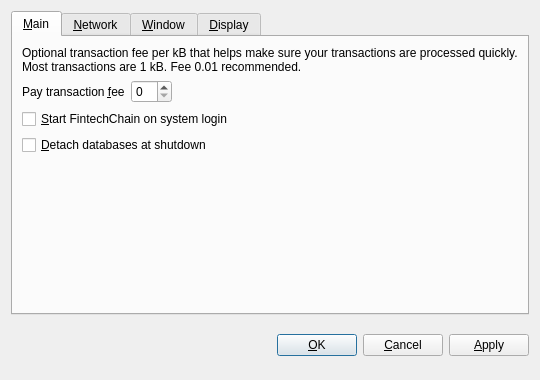
<?xml version="1.0" encoding="UTF-8"?>
<ui version="4.0">
 <class>OptionsDialog</class>
 <widget class="QDialog" name="OptionsDialog">
  <property name="geometry">
   <rect>
    <x>0</x>
    <y>0</y>
    <width>540</width>
    <height>380</height>
   </rect>
  </property>
  <property name="windowTitle">
   <string>Options</string>
  </property>
  <property name="modal">
   <bool>true</bool>
  </property>
  <layout class="QVBoxLayout" name="verticalLayout">
   <item>
    <widget class="QTabWidget" name="tabWidget">
     <property name="tabPosition">
      <enum>QTabWidget::North</enum>
     </property>
     <property name="currentIndex">
      <number>0</number>
     </property>
     <widget class="QWidget" name="tabMain">
      <attribute name="title">
       <string>&amp;Main</string>
      </attribute>
      <layout class="QVBoxLayout" name="verticalLayout_Main">
       <item>
        <widget class="QLabel" name="transactionFeeInfoLabel">
         <property name="text">
          <string>Optional transaction fee per kB that helps make sure your transactions are processed quickly. Most transactions are 1 kB. Fee 0.01 recommended.</string>
         </property>
         <property name="textFormat">
          <enum>Qt::PlainText</enum>
         </property>
         <property name="wordWrap">
          <bool>true</bool>
         </property>
        </widget>
       </item>
       <item>
        <layout class="QHBoxLayout" name="horizontalLayout_Main">
         <item>
          <widget class="QLabel" name="transactionFeeLabel">
           <property name="text">
            <string>Pay transaction &amp;fee</string>
           </property>
           <property name="textFormat">
            <enum>Qt::PlainText</enum>
           </property>
           <property name="buddy">
            <cstring>transactionFee</cstring>
           </property>
          </widget>
         </item>
         <item>
          <widget class="BitcoinAmountField" name="transactionFee"/>
         </item>
         <item>
          <spacer name="horizontalSpacer_Main">
           <property name="orientation">
            <enum>Qt::Horizontal</enum>
           </property>
           <property name="sizeHint" stdset="0">
            <size>
             <width>40</width>
             <height>20</height>
            </size>
           </property>
          </spacer>
         </item>
        </layout>
       </item>
       <item>
        <widget class="QCheckBox" name="bitcoinAtStartup">
         <property name="toolTip">
          <string>Automatically start FintechChain after logging in to the system.</string>
         </property>
         <property name="text">
          <string>&amp;Start FintechChain on system login</string>
         </property>
        </widget>
       </item>
       <item>
        <widget class="QCheckBox" name="detachDatabases">
         <property name="toolTip">
          <string>Detach block and address databases at shutdown. This means they can be moved to another data directory, but it slows down shutdown. The wallet is always detached.</string>
         </property>
         <property name="text">
          <string>&amp;Detach databases at shutdown</string>
         </property>
        </widget>
       </item>
       <item>
        <spacer name="verticalSpacer_Main">
         <property name="orientation">
          <enum>Qt::Vertical</enum>
         </property>
         <property name="sizeHint" stdset="0">
          <size>
           <width>20</width>
           <height>40</height>
          </size>
         </property>
        </spacer>
       </item>
      </layout>
     </widget>
     <widget class="QWidget" name="tabNetwork">
      <attribute name="title">
       <string>&amp;Network</string>
      </attribute>
      <layout class="QVBoxLayout" name="verticalLayout_Network">
       <item>
        <widget class="QCheckBox" name="mapPortUpnp">
         <property name="toolTip">
          <string>Automatically open the FintechChain client port on the router. This only works when your router supports UPnP and it is enabled.</string>
         </property>
         <property name="text">
          <string>Map port using &amp;UPnP</string>
         </property>
        </widget>
       </item>
       <item>
        <widget class="QCheckBox" name="connectSocks">
         <property name="toolTip">
          <string>Connect to the FintechChain network through a SOCKS proxy (e.g. when connecting through Tor).</string>
         </property>
         <property name="text">
          <string>&amp;Connect through SOCKS proxy:</string>
         </property>
        </widget>
       </item>
       <item>
        <layout class="QHBoxLayout" name="horizontalLayout_Network">
         <item>
          <widget class="QLabel" name="proxyIpLabel">
           <property name="text">
            <string>Proxy &amp;IP:</string>
           </property>
           <property name="textFormat">
            <enum>Qt::PlainText</enum>
           </property>
           <property name="buddy">
            <cstring>proxyIp</cstring>
           </property>
          </widget>
         </item>
         <item>
          <widget class="QValidatedLineEdit" name="proxyIp">
           <property name="maximumSize">
            <size>
             <width>140</width>
             <height>16777215</height>
            </size>
           </property>
           <property name="toolTip">
            <string>IP address of the proxy (e.g. 127.0.0.1)</string>
           </property>
          </widget>
         </item>
         <item>
          <widget class="QLabel" name="proxyPortLabel">
           <property name="text">
            <string>&amp;Port:</string>
           </property>
           <property name="textFormat">
            <enum>Qt::PlainText</enum>
           </property>
           <property name="buddy">
            <cstring>proxyPort</cstring>
           </property>
          </widget>
         </item>
         <item>
          <widget class="QLineEdit" name="proxyPort">
           <property name="maximumSize">
            <size>
             <width>55</width>
             <height>16777215</height>
            </size>
           </property>
           <property name="toolTip">
            <string>Port of the proxy (e.g. 9050)</string>
           </property>
          </widget>
         </item>
         <item>
          <widget class="QLabel" name="socksVersionLabel">
           <property name="text">
            <string>SOCKS &amp;Version:</string>
           </property>
           <property name="textFormat">
            <enum>Qt::PlainText</enum>
           </property>
           <property name="buddy">
            <cstring>socksVersion</cstring>
           </property>
          </widget>
         </item>
         <item>
          <widget class="QValueComboBox" name="socksVersion">
           <property name="toolTip">
            <string>SOCKS version of the proxy (e.g. 5)</string>
           </property>
          </widget>
         </item>
         <item>
          <spacer name="horizontalSpacer_Network">
           <property name="orientation">
            <enum>Qt::Horizontal</enum>
           </property>
           <property name="sizeHint" stdset="0">
            <size>
             <width>40</width>
             <height>20</height>
            </size>
           </property>
          </spacer>
         </item>
        </layout>
       </item>
       <item>
        <spacer name="verticalSpacer_Network">
         <property name="orientation">
          <enum>Qt::Vertical</enum>
         </property>
         <property name="sizeHint" stdset="0">
          <size>
           <width>20</width>
           <height>40</height>
          </size>
         </property>
        </spacer>
       </item>
      </layout>
     </widget>
     <widget class="QWidget" name="tabWindow">
      <attribute name="title">
       <string>&amp;Window</string>
      </attribute>
      <layout class="QVBoxLayout" name="verticalLayout_Window">
       <item>
        <widget class="QCheckBox" name="minimizeToTray">
         <property name="toolTip">
          <string>Show only a tray icon after minimizing the window.</string>
         </property>
         <property name="text">
          <string>&amp;Minimize to the tray instead of the taskbar</string>
         </property>
        </widget>
       </item>
       <item>
        <widget class="QCheckBox" name="minimizeOnClose">
         <property name="toolTip">
          <string>Minimize instead of exit the application when the window is closed. When this option is enabled, the application will be closed only after selecting Quit in the menu.</string>
         </property>
         <property name="text">
          <string>M&amp;inimize on close</string>
         </property>
        </widget>
       </item>
       <item>
        <spacer name="verticalSpacer_Window">
         <property name="orientation">
          <enum>Qt::Vertical</enum>
         </property>
         <property name="sizeHint" stdset="0">
          <size>
           <width>20</width>
           <height>40</height>
          </size>
         </property>
        </spacer>
       </item>
      </layout>
     </widget>
     <widget class="QWidget" name="tabDisplay">
      <attribute name="title">
       <string>&amp;Display</string>
      </attribute>
      <layout class="QVBoxLayout" name="verticalLayout_Display">
       <item>
        <layout class="QHBoxLayout" name="horizontalLayout_1_Display">
         <item>
          <widget class="QLabel" name="langLabel">
           <property name="text">
            <string>User Interface &amp;language:</string>
           </property>
           <property name="textFormat">
            <enum>Qt::PlainText</enum>
           </property>
           <property name="buddy">
            <cstring>lang</cstring>
           </property>
          </widget>
         </item>
         <item>
          <widget class="QValueComboBox" name="lang">
           <property name="toolTip">
            <string>The user interface language can be set here. This setting will take effect after restarting FintechChain.</string>
           </property>
          </widget>
         </item>
        </layout>
       </item>
       <item>
        <layout class="QHBoxLayout" name="horizontalLayout_2_Display">
         <item>
          <widget class="QLabel" name="unitLabel">
           <property name="text">
            <string>&amp;Unit to show amounts in:</string>
           </property>
           <property name="textFormat">
            <enum>Qt::PlainText</enum>
           </property>
           <property name="buddy">
            <cstring>unit</cstring>
           </property>
          </widget>
         </item>
         <item>
          <widget class="QValueComboBox" name="unit">
           <property name="toolTip">
            <string>Choose the default subdivision unit to show in the interface and when sending coins.</string>
           </property>
          </widget>
         </item>
        </layout>
       </item>
       <item>
        <widget class="QCheckBox" name="displayAddresses">
         <property name="toolTip">
          <string>Whether to show FintechChain addresses in the transaction list or not.</string>
         </property>
         <property name="text">
          <string>&amp;Display addresses in transaction list</string>
         </property>
        </widget>
       </item>
       <item>
        <widget class="QCheckBox" name="coinControlFeatures">
         <property name="toolTip">
          <string>Whether to show coin control features or not.</string>
         </property>
         <property name="text">
          <string>Display coin &amp;control features (experts only!)</string>
         </property>
        </widget>
       </item>
       <item>
        <spacer name="verticalSpacer_Display">
         <property name="orientation">
          <enum>Qt::Vertical</enum>
         </property>
         <property name="sizeHint" stdset="0">
          <size>
           <width>20</width>
           <height>40</height>
          </size>
         </property>
        </spacer>
       </item>
      </layout>
     </widget>
    </widget>
   </item>
   <item>
    <layout class="QHBoxLayout" name="horizontalLayout_Buttons">
     <item>
      <spacer name="horizontalSpacer_1">
       <property name="orientation">
        <enum>Qt::Horizontal</enum>
       </property>
       <property name="sizeHint" stdset="0">
        <size>
         <width>40</width>
         <height>48</height>
        </size>
       </property>
      </spacer>
     </item>
     <item>
      <widget class="QLabel" name="statusLabel">
       <property name="font">
        <font>
         <weight>75</weight>
         <bold>true</bold>
        </font>
       </property>
       <property name="text">
        <string/>
       </property>
       <property name="textFormat">
        <enum>Qt::PlainText</enum>
       </property>
       <property name="wordWrap">
        <bool>true</bool>
       </property>
      </widget>
     </item>
     <item>
      <spacer name="horizontalSpacer_2">
       <property name="orientation">
        <enum>Qt::Horizontal</enum>
       </property>
       <property name="sizeHint" stdset="0">
        <size>
         <width>40</width>
         <height>48</height>
        </size>
       </property>
      </spacer>
     </item>
     <item>
      <widget class="QPushButton" name="okButton">
       <property name="text">
        <string>&amp;OK</string>
       </property>
      </widget>
     </item>
     <item>
      <widget class="QPushButton" name="cancelButton">
       <property name="text">
        <string>&amp;Cancel</string>
       </property>
       <property name="autoDefault">
        <bool>false</bool>
       </property>
      </widget>
     </item>
     <item>
      <widget class="QPushButton" name="applyButton">
       <property name="text">
        <string>&amp;Apply</string>
       </property>
       <property name="autoDefault">
        <bool>false</bool>
       </property>
      </widget>
     </item>
    </layout>
   </item>
  </layout>
 </widget>
 <customwidgets>
  <customwidget>
   <class>BitcoinAmountField</class>
   <extends>QSpinBox</extends>
   <header>bitcoinamountfield.h</header>
  </customwidget>
  <customwidget>
   <class>QValueComboBox</class>
   <extends>QComboBox</extends>
   <header>qvaluecombobox.h</header>
  </customwidget>
  <customwidget>
   <class>QValidatedLineEdit</class>
   <extends>QLineEdit</extends>
   <header>qvalidatedlineedit.h</header>
  </customwidget>
 </customwidgets>
 <resources/>
 <connections/>
</ui>
